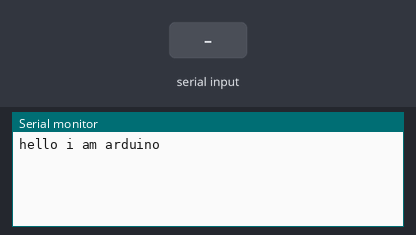
Bench run of a sketch on a simulated Arduino Uno, built with avr-gcc and run on an emulated ATmega328P. Shown: the last lines printed to the serial monitor. The inputs (shaded band) are chosen by the test bench.

Above: at 1.2 s.
1.3 s: "]" received over Serial
At 1.7 s:
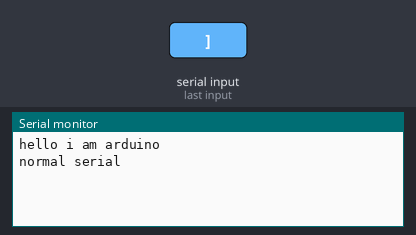
3.5 s: "]" received over the second serial link
At 4.2 s:
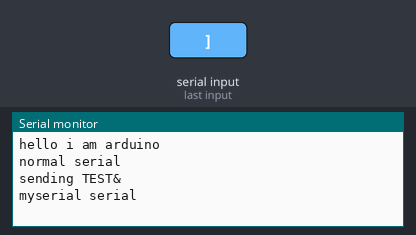

The sketch:

uno_uart.ino
```cpp
//ARDUINO
#include <SoftwareSerial.h>

SoftwareSerial mySerial(10,11); //RX,TX
//const int valPin = 5;
//const int valPin2 = 6;

//int incomingByte;

//String inputString = "";
//bool stringComplete = false;

bool show = false;
String vals="";
String old_vals = "";

bool show2 = false;
String vals2="";
String old_vals2 = "";

bool startSig = false;
bool execute = false;

void setup() {
  //pinMode(valPin, INPUT);
  //pinMode(valPin, OUTPUT);

  Serial.begin(57600);
  while(!Serial){};
  Serial.println("hello i am arduino");

  //inputString.reserve(200);

  //softwareserial
  mySerial.begin(57600);
  while(!mySerial){};
  mySerial.println("hello mySerial");
}

int counter = 0;

void loop() {
  counter++;
  /*if (stringComplete) {
    Serial.print("stringComplete");
    Serial.println(inputString);
    // clear the string:
    inputString = "";
    stringComplete = false;
  }*/

  /*if(mySerial.available()){
    //incomingByte = mySerial.read();
    //int incomingByte = mySerial.parseInt();
    //char incomingByte = (char)mySerial.read();

    int incomingByte = mySerial.read();
    Serial.print("myserial ");
    Serial.print(incomingByte);
    Serial.println(" ");

    /*
    // get the new byte:
    char inChar = (char)mySerial.read();
    // add it to the inputString:
    inputString += inChar;
    if (inChar == '\n') {
      stringComplete = true;
    }
    Serial.print("myserial ");
    //Serial.print(incomingByte);
    Serial.print(inChar);
    Serial.println(" ");
    */

    //Serial.println(mySerial.read());
  //}

  while(mySerial.available()) { //cmd
    //int val = Serial.read();
    char val2 = (char)mySerial.read();

    if (val2 == '[') {
      startSig = true;
    } else if (val2 == ']') {
       show2=true;
       if(!execute) {
          Serial.print("myserial serial ");
          Serial.print(vals2);
          Serial.println(" ");
          //mySerial.print(vals2);
          //store to sample avg of values when we want to log it.
        } else {
          //execute
          Serial.print("do something:");
          Serial.print(vals2);
          Serial.println(" ");
          execute = false;
        }
        show2 = false;
        old_vals2 = vals2;
        vals2="";
    } else {
      if(startSig and val2 == 'g') {
        //need to do something
        Serial.println("do something...");
        execute = true;
      } else {
        vals2 += val2;
      }
    }

  }

  while(Serial.available()) { //cmd
    //int val = Serial.read();
    char val = (char)Serial.read();
    if (val == ']') {
       show=true;

       if(show) {
          Serial.print("normal serial ");
          Serial.print(vals);
          Serial.println(" ");
          //mySerial.print(vals);
          show = false;
          old_vals = vals;
          vals="";
        }

    } else {
      vals += val;
    }

  }


  //delay(500);
 if(counter>20) {

    /*Serial.print("old val ");
    Serial.print(old_vals);
    Serial.print("and ");
    Serial.println(old_vals2);
    Serial.println("--");*/

    Serial.println("sending TEST&"); //& is ending char
    mySerial.print("TEST&");
    counter=0;
    delay(200);
    //int test = analogRead(valPin);
    //Serial.println(test);//320-330
    //analogWrite(valPin2, HIGH);
  }
  delay(100);
}
```

Measured:
- after the input at 1.3 s, the serial monitor: prints a new line at once (image 1)
- after the input at 3.5 s, the serial monitor: prints a new line at once (image 2)
